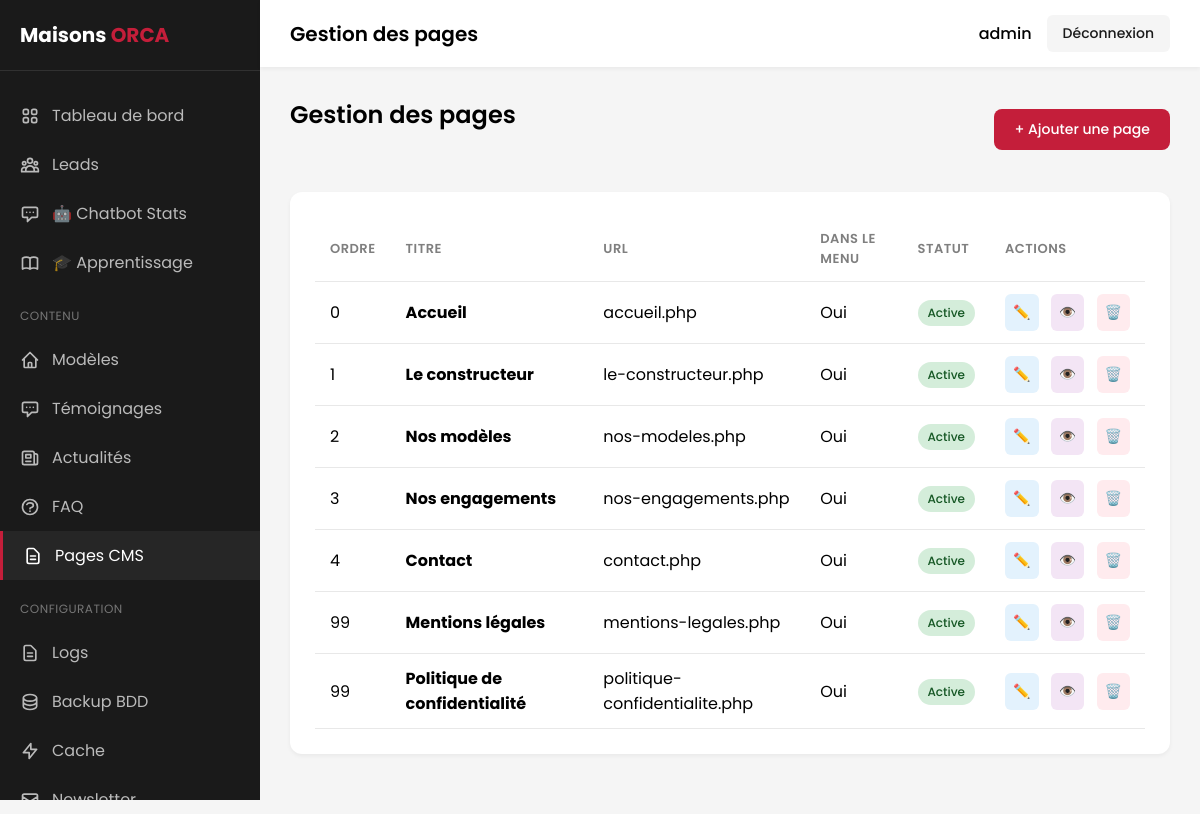
Screenshot of /admin/pages.php (signed in) with the database file from the repository.
### tables this page shows
CREATE TABLE pages (
    id INT PRIMARY KEY AUTO_INCREMENT,
    titre VARCHAR(150) NOT NULL,
    slug VARCHAR(100) NOT NULL UNIQUE,
    template VARCHAR(50) DEFAULT 'standard',
    contenu LONGTEXT,
    meta_title VARCHAR(150),
    meta_description TEXT,
    is_active BOOLEAN DEFAULT TRUE,
    in_menu BOOLEAN DEFAULT TRUE,
    menu_order INT DEFAULT 0,
    parent_id INT DEFAULT NULL,
    created_at TIMESTAMP DEFAULT CURRENT_TIMESTAMP,
    updated_at TIMESTAMP DEFAULT CURRENT_TIMESTAMP ON UPDATE CURRENT_TIMESTAMP,
    FOREIGN KEY (parent_id) REFERENCES pages(id) ON DELETE SET NULL
);

### admin/pages.php (the view, shortened to what this page needs)
<?php
require_once '../includes/config.php';
$pages = $pdo->query("SELECT * FROM pages ORDER BY menu_order ASC")->fetchAll();
include 'includes/admin-header.php';
?>
<div class="admin-content">
    <div style="display: flex; justify-content: space-between; align-items: center; margin-bottom: 30px;">
        <h1 class="admin-title">Gestion des pages</h1>
        <a href="page-edit.php" class="btn btn-primary">+ Ajouter une page</a>
    </div>
    <div class="admin-section">
        <table class="admin-table">
            <thead>
                <tr>
                    <th>Ordre</th>
                    <th>Titre</th>
                    <th>URL</th>
                    <th>Dans le menu</th>
                    <th>Statut</th>
                    <th>Actions</th>
                </tr>
            </thead>
            <tbody>
                <?php foreach ($pages as $page): ?>
                <tr>
                    <td><?php echo $page['menu_order']; ?></td>
                    <td><strong><?php echo htmlspecialchars($page['titre']); ?></strong></td>
                    <td><?php echo $page['slug']; ?>.php</td>
                    <td><?php echo $page['in_menu'] ? 'Oui' : 'Non'; ?></td>
                    <td>
                        <?php if ($page['is_active']): ?>
                        <span class="badge badge-success">Active</span>
                        <?php else: ?>
                        <span class="badge badge-error">Inactive</span>
                        <?php endif; ?>
                    </td>
                    <td class="actions-cell">
                        <a href="page-edit.php?id=<?php echo $page['id']; ?>" class="btn-icon" title="Modifier" style="background: #e3f2fd; color: #1976d2;">✏️</a>
                        <a href="../<?php echo $page['slug']; ?>.php" target="_blank" class="btn-icon" title="Voir" style="background: #f3e5f5; color: #7b1fa2;">👁️</a>
                        <a href="page-delete.php?id=<?php echo $page['id']; ?>" class="btn-icon" title="Supprimer" style="background: #ffebee; color: #c62828;" onclick="return confirm('Êtes-vous sûr de vouloir supprimer cette page ? Cette action est irréversible.');">🗑️</a>
                    </td>
                </tr>
                <?php endforeach; ?>
            </tbody>
        </table>
    </div>
</div>
<?php include 'includes/admin-footer.php'; ?>

### admin/includes/admin-header.php (style rules this page uses)
:root { --color-primary: #C41E3A; --color-primary-dark: #9A1830; --color-dark: #1A1A1A; --color-gray: #7F7F7F; --color-gray-light: #E8E8E8; --color-gray-lighter: #F5F5F5; --color-white: #FFFFFF; --color-success: #27AE60; --color-warning: #F39C12; --color-error: #E74C3C; }
* { box-sizing: border-box; margin: 0; padding: 0; }
body { font-family: 'Poppins', sans-serif; background: var(--color-gray-lighter); min-height: 100vh; }
.admin-content { padding: 30px; }
.admin-title { font-size: 24px; font-weight: 600; margin-bottom: 30px; }
.admin-section { background: var(--color-white); border-radius: 12px; padding: 25px; margin-bottom: 30px; box-shadow: 0 2px 4px rgba(0,0,0,0.05); }
.btn { display: inline-flex; align-items: center; gap: 8px; padding: 10px 20px; border-radius: 8px; font-size: 14px; font-weight: 500; text-decoration: none; cursor: pointer; border: none; transition: all 0.2s; }
.btn-primary { background: var(--color-primary); color: var(--color-white); }
.btn-icon { padding: 8px; border-radius: 6px; font-size: 14px; text-decoration: none; display: inline-flex; align-items: center; justify-content: center; transition: all 0.2s; }
.actions-cell { white-space: nowrap; width: 1%; }
.actions-cell .btn-icon + .btn-icon { margin-left: 8px; }
.admin-table { width: 100%; border-collapse: collapse; }
.admin-table th, .admin-table td { padding: 12px 15px; text-align: left; border-bottom: 1px solid var(--color-gray-light); }
.admin-table th { font-weight: 600; color: var(--color-gray); font-size: 13px; text-transform: uppercase; letter-spacing: 0.5px; }
.badge { display: inline-block; padding: 4px 10px; border-radius: 20px; font-size: 12px; font-weight: 500; }
.badge-success { background: #D4EDDA; color: #155724; }

### rows the page displays
pages: menu_order "0", titre "Accueil", slug "accueil", in_menu "Oui", is_active "Active"
pages: menu_order "1", titre "Le constructeur", slug "le-constructeur", in_menu "Oui", is_active "Active"
pages: menu_order "2", titre "Nos modèles", slug "nos-modeles", in_menu "Oui", is_active "Active"
pages: menu_order "3", titre "Nos engagements", slug "nos-engagements", in_menu "Oui", is_active "Active"
pages: menu_order "4", titre "Contact", slug "contact", in_menu "Oui", is_active "Active"
pages: menu_order "99", titre "Mentions légales", slug "mentions-legales", in_menu "Oui", is_active "Active"
pages: menu_order "99", titre "Politique de confidentialité", slug "politique-confidentialite", in_menu "Oui", is_active "Active"

### other values shown
$page_title "Gestion des pages"
$_SESSION['admin_username'] "admin"
